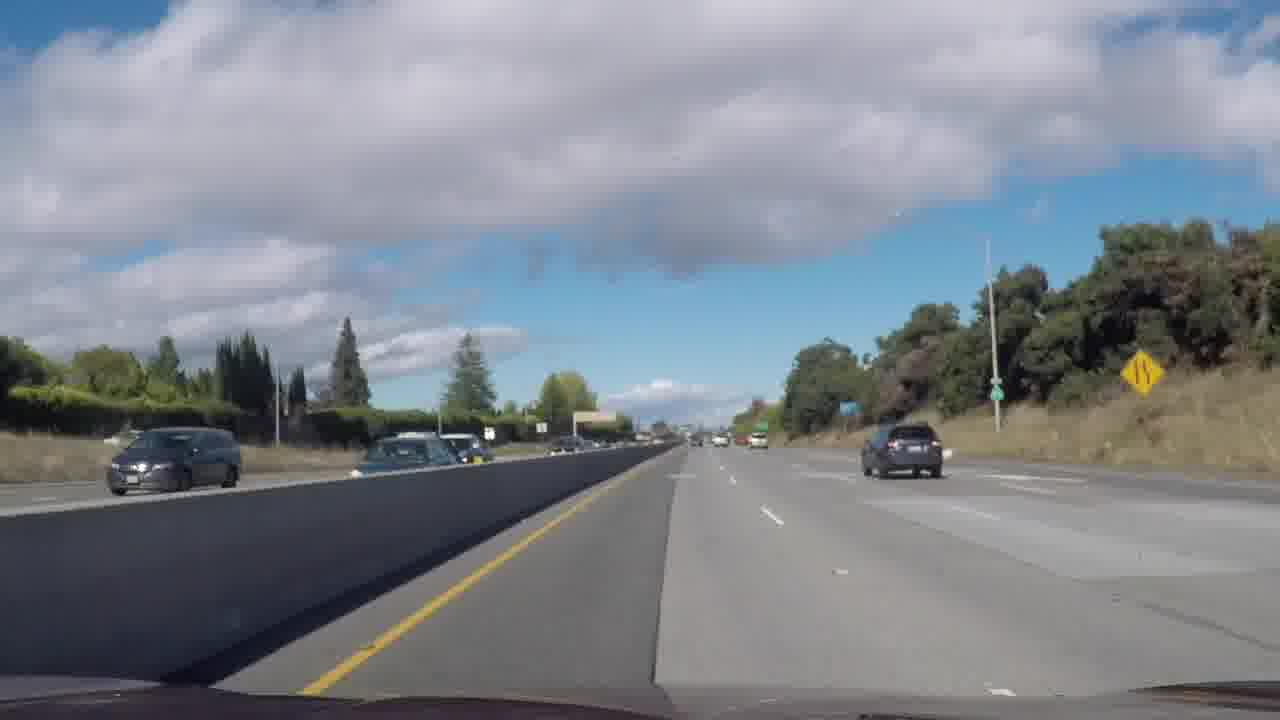
#> input picture test_images2/frame0312.jpg, 1280 x 720 px
$ python warp2.py
#> lines starting #> are read from the running program, lines starting #| are printed output that depends on the picture; after the words box and inside, x2 and y2 are one past the last pixel; in counts of white or black regions, pixels touching at a corner belong together; long printed decimals are rounded
import matplotlib
import matplotlib.pyplot as plt
import matplotlib.image as mpimg
import matplotlib.gridspec as gridspec
import cv2
import numpy as np
import pickle as pickle
import glob
import math

ORIGINAL_SIZE = 1280, 720
WARPED_SIZE = 500, 600

imgs = ["test_images2/frame0312.jpg"]
#imgs = ["test_images2/straight_lines1.jpg"]
img = mpimg.imread(imgs[0])
#> img is the input picture: shape (720, 1280, 3); mean R, G, B 127.4, 133.1, 141.2

# Get a new ROI for image, on which we apply Hough Transform.
# y=425 the upper bound (original_size[0] - 295).
# y=665 the lower bound (original_size[1] - 55).
# Make a triangle shape to identify lines that go off into vanishing point.
# MAKE NOTE THAT YOU ALWAYS DO WIDTH (X) THEN HEIGHT (Y).
roi_points = np.array([[300, ORIGINAL_SIZE[1] - 55],
                       [ORIGINAL_SIZE[0] - 300, ORIGINAL_SIZE[1] - 55],
                       [ORIGINAL_SIZE[0] // 2, ORIGINAL_SIZE[1] - 295]])
roi = np.zeros((720, 1280), np.uint8) # uint8 good for 0-255 so good for small numbers like colors
cv2.fillPoly(roi, [roi_points], 1)
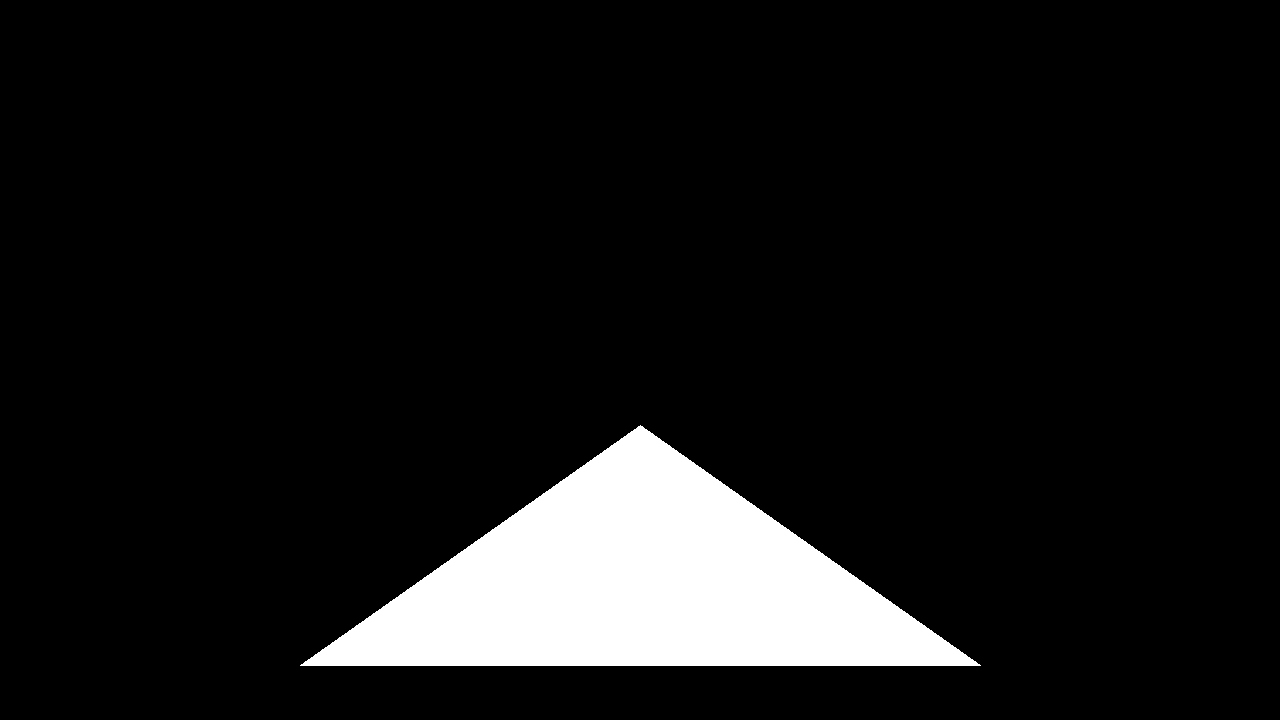
#> roi: shape (720, 1280); values 0 (black) and 1 (white), 8.9% white; 1 white region, box (x1, y1, x2, y2) and area: (300, 425, 981, 666) 82281

# Employing Gaussian Blur
img = cv2.GaussianBlur(img,(3,3),2)

#img = cv2.addWeighted(img, 2.3, np.zeros(img.shape, img.dtype), 0, 4)
#plt.imshow(img)
#plt.show()

# Might need to skip horizontal lines when doing HoughLine

# Canny + Hough Lines
img_HLS = cv2.cvtColor(img, cv2.COLOR_BGR2HLS)
#> img_HLS: shape (720, 1280, 3); mean of channels 0, 1, 2 65.3, 134.5, 32.9
_h_channel = img_HLS[:, :, 0]
_l_channel  = img_HLS[:, :, 1]
_s_channel = img_HLS[:, :, 2]
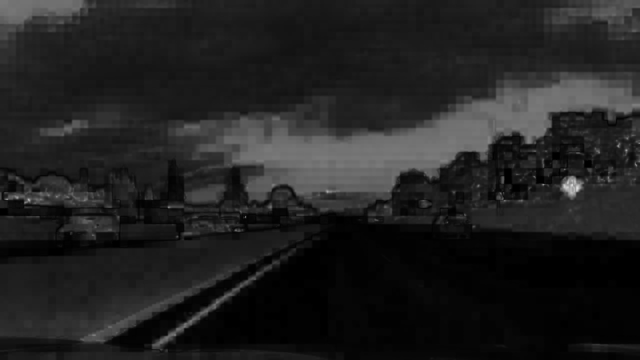
#> _s_channel: shape (720, 1280) (shown at 1/2 size); min 0, max 255, mean 32.9

# [5 lines of commented-out code are left out]

_l_channel = cv2.equalizeHist(_l_channel)
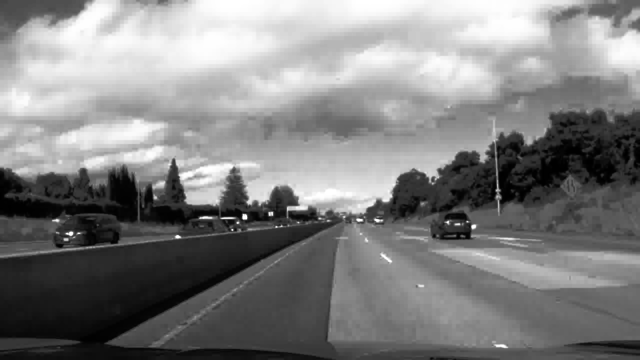
#> _l_channel: shape (720, 1280) (shown at 1/2 size); min 0, max 255, mean 128.5

low_thresh = 100
high_thresh = 200
# Better to do Canny on lightness channel
edges = cv2.Canny(_l_channel, high_thresh, low_thresh)
#> edges: shape (720, 1280); 1.1% white in thin lines or dots
new_img = cv2.bitwise_and(edges, edges, mask=roi)
#> new_img: shape (720, 1280); 0.1% white in thin lines or dots, all inside (x1, y1, x2, y2) = (388, 426, 848, 666)
plt.imshow(new_img)
plt.show()
lines = cv2.HoughLinesP(new_img, 2, np.pi/180, 30, None, 180, 120)
#> lines = [[474, 545, 672, 448], [656, 657, 678, 474], [435, 570, 661, 440], [471, 581, 663, 442], [640, 426, 847, 571]]

Lhs = np.zeros((2, 2), dtype = np.float32)
Rhs = np.zeros((2, 1), dtype = np.float32)
x_max = 0
x_min = 2555
left_av = []
right_av = []
for line in lines:
    for x1, y1, x2, y2 in line:
        # Find the norm (the distances between the two points)
        normal = np.array([[-(y2-y1)], [x2-x1]], dtype = np.float32) # question about this implementation
        normal = normal / np.linalg.norm(normal)
        pt = np.array([[x1], [y1]], dtype = np.float32)
        outer = np.matmul(normal, normal.T)

        Lhs += outer
        Rhs += np.matmul(outer, pt) #use matmul for matrix multiply and not dot product

        # Average out the lines
        slope = (y2 - y1) / (x2 - x1)
        intercept = y1 - (slope * x1)
        if abs(slope) > 5:
            pass
        elif slope > 0:
            right_av.append([slope, intercept])
            cv2.line(img, (x1, y1), (x2, y2), (255, 0, 0), thickness = 2)
        else:
            left_av.append([slope, intercept])
            cv2.line(img, (x1, y1), (x2, y2), (0, 255, 0), thickness = 2)

        x_iter_max = max(x1, x2)
        x_iter_min = min(x1, x2)
        x_max = max(x_max, x_iter_max)
        x_min = min(x_min, x_iter_min)
#> this loop made 5 passes
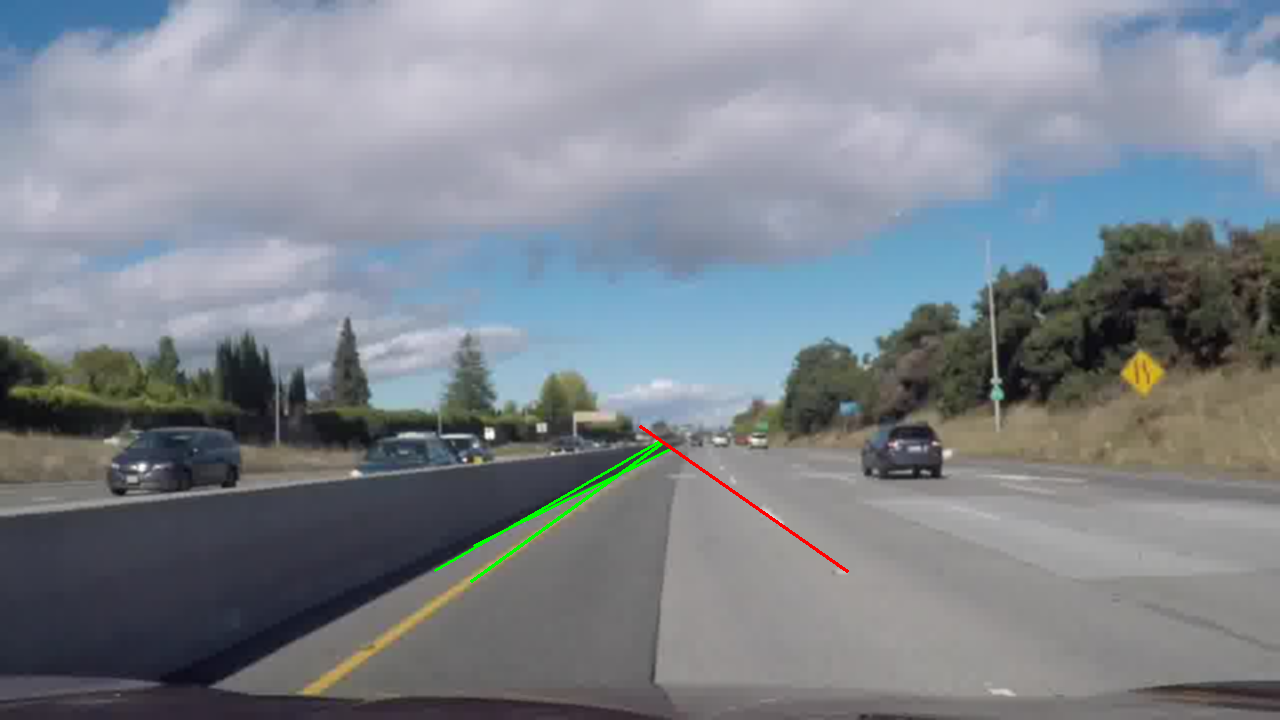
#> img: shape (720, 1280, 3); mean R, G, B 127.3, 133.3, 140.9
#> after the loop, Lhs = [[2.1, 0.951], [0.951, 2.9]]; Rhs = [1834.5, 1920.1]; left_av = [[-0.49, 777.2], [-0.575, 820.2], [-0.724, 922]]; right_av = [[0.7, -22.31]]
width = x_max - x_min
print('width : ', width)
# Calculate Vanishing Point
vp = np.matmul(np.linalg.inv(Lhs), Rhs)
#> vp = [673.4, 441.5]
vp = vp.flatten()

print('vp is : ', vp)
#| vp is :  [673.3646  441.476]
plt.plot(vp[0], vp[1], 'c^')

plt.imshow(img)
plt.show()
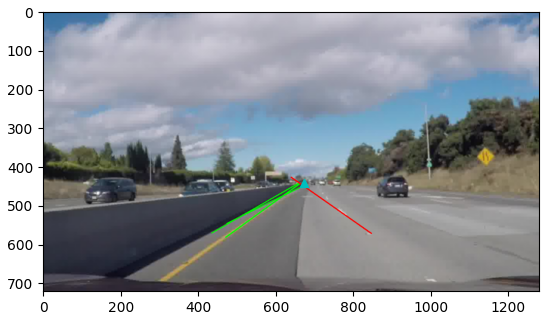
#> figure drawn by matplotlib, 1 panel

# Cont. Averaging Lines
left_fitted_av = np.average(left_av, axis=0)
#> left_fitted_av = [-0.596, 839.8]
right_fitted_av = np.average(right_av, axis=0)
#> right_fitted_av = [0.7, -22.31]

# Drawing up source points for perspective warps
def find_pt_inline(p1, p2, y):
    """
    Here we use point-slope formula in order to find a point that is present on the line
    that passes through our vanishing point (vp).
    input: points p1, p2, and y. They come is as tuples [x, y]
    We then use the point-slope formula: y - b = m(x - a)
    y: y-coordinate of desired point on the line
    x: x-coordinate of desired point on the line
    m: slope
    b: y-coordinate of p1
    a: x-coodrinate of p1
    x = p1x + (1/m)(y - p1y)
    """
    m_inv = (p2[0] - p1[0]) / float(p2[1] - p1[1])
    Δy = (y - p1[1])
    x = p1[0] + m_inv * Δy
    return [x, y]

top = vp[1] + 65
#> top = 506.5
bot = ORIGINAL_SIZE[1] - 55

#print(900*right_av[0][0] + right_av[0][1])
#cv2.line(img, (0, -38), (900, 1188), (0, 0, 255), 3)


# Cont. Averaging Lines
y1 = bot
y2 = top
#> y2 = 506.5
left_x1 = int((y1 - left_fitted_av[1]) / left_fitted_av[0])
#> left_x1 = 293
left_x2 = int((y2 - left_fitted_av[1]) / left_fitted_av[0])
#> left_x2 = 558
right_x1 = int((y1 - right_fitted_av[1]) / right_fitted_av[0])
#> right_x1 = 981
right_x2 = int((y2 - right_fitted_av[1]) / right_fitted_av[0])
#> right_x2 = 754
cv2.line(img, (left_x1, y1), (left_x2, int(y2)), (255, 0, 0), thickness = 2)
cv2.line(img, (right_x1, y1), (right_x2, int(y2)), (255, 0, 0), thickness = 2)

# Make a large width so that you can grab the lines on the challenge video
width = 300

p1 = [vp[0] - width/2, top]
#> p1 = [523.4, 506.5]
p2 = [vp[0] + width/2, top]
#> p2 = [823.4, 506.5]
p3 = find_pt_inline(p2, vp, bot)
#> in find_pt_inline, `m_inv = (p2[0] - p1[0]) / float(p2[1] - p1[1])`: m_inv = 2.31
#> in find_pt_inline, `Δy = (y - p1[1])`: Δy = 158.5
#> in find_pt_inline, `x = p1[0] + m_inv * Δy`: x = 1189.2
#> p3 = [1189.2, 665]
p4 = find_pt_inline(p1, vp, bot)
#> p4 = [157.5, 665]

src_pts = np.float32([p1, p2, p3, p4])
#> src_pts = [[523.4, 506.5], [823.4, 506.5], [1189.2, 665], [157.5, 665]]
src_pts = np.float32([[ 462.2556, 487.81726 ],
                      [ 812.2556, 487.81726 ],
                      [1289.286, 665.      ],
                      [ -14.774837, 665.      ]])

dst_pts = np.float32([[0, 0], [WARPED_SIZE[0], 0],
                       [WARPED_SIZE[0], WARPED_SIZE[1]],
                       [0, WARPED_SIZE[1]]])

# Draw Trapezoid
cv2.polylines(img, [src_pts.astype(np.int32)],True, (0,200,100), thickness=5)
plt.plot(p1[0], p1[1])
plt.plot(p2[0], p2[1])
plt.plot(p3[0], p3[1])
plt.plot(p4[0], p4[1])
plt.title('Trapezoid For Perspective Transform')

src_pts[0] += [-1, 1]
src_pts[1] += [1, 1]
M = cv2.getPerspectiveTransform(src_pts, dst_pts)
#> M = [[-0.218, -0.59, 389.2], [0, -1.94, 948.2], [-2.44e-19, -0.00236, 1]]
warped_img = cv2.warpPerspective(img, M, WARPED_SIZE)
f = warped_img
# M is what you will be using from now on.

# Next steps ...
# 1) Find mid-line between the two lane lines, serving as our reference line.
# 2) Warp and then hough for the reference line.
# 3) We already know the position of the current trajectory in warp (still just middle
#    of the image). Do some linear algebra to get distance in pixels.
# 4) Also still need to figure out pixel2meter.
#   a) Split project into 2: 1 for pixel2meter and 2 for running livestream

# Transform averaged points into warped coordinates.
# Endpoints for averaged lines
bot_left = np.array([left_x1, y1], dtype="float32")
#> bot_left = [293, 665]
top_left = np.array([left_x2, int(y2)], dtype="float32")
#> top_left = [558, 506]
bot_right = np.array([right_x1, y1], dtype="float32")
#> bot_right = [981, 665]
top_right = np.array([right_x2, int(y2)], dtype="float32")
#> top_right = [754, 506]

# Transforming above endpoints
bot_left = cv2.perspectiveTransform(np.array([[bot_left]]), M, WARPED_SIZE).squeeze()
#> bot_left = [118, 600]
top_left = cv2.perspectiveTransform(np.array([[top_left]]), M, WARPED_SIZE).squeeze()
#> top_left = [160.9, 171.5]
bot_right = cv2.perspectiveTransform(np.array([[bot_right]]), M, WARPED_SIZE).squeeze()
#> bot_right = [381.8, 600]
top_right = cv2.perspectiveTransform(np.array([[top_right]]), M, WARPED_SIZE).squeeze()
#> top_right = [381.2, 171.5]
cv2.line(f, bot_left.astype("int"), top_left.astype("int"), (0, 255, 0), 3)
cv2.line(f, bot_right.astype("int"), top_right.astype("int"), (0, 255, 0), 3)

mid_top = [int((top_left[0] + top_right[0]) / 2),
         int((top_left[1] + top_right[1]) / 2)]
#> mid_top = [271, 171]
mid_bot = [int((bot_left[0] + bot_right[0]) / 2),
         int((bot_left[1] + bot_right[1]) / 2)]
#> mid_bot = [249, 600]

# Drawing mid-line
cv2.line(f, mid_top, mid_bot, (0, 0, 255), 3)
# Add current car trajectory
traj_bot = [f.shape[1] // 2, 600]
traj_top = [f.shape[1] // 2, 0]
cv2.line(f,traj_bot, traj_top, (0, 0, 255), 3)
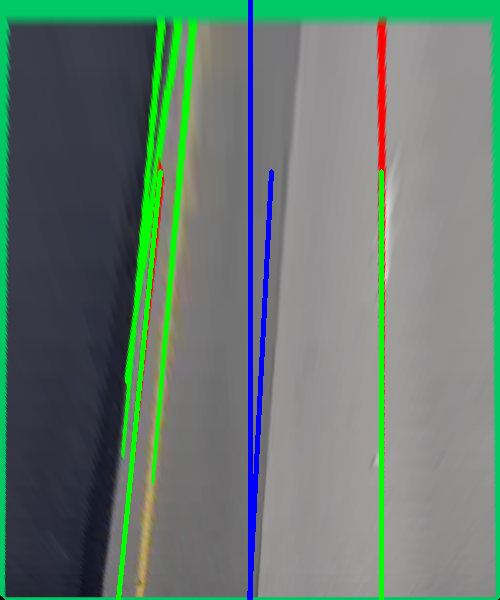
#> f: shape (600, 500, 3); mean R, G, B 102.1, 122.1, 112.3
x = traj_bot[0]
mid_slope = 0
if mid_top[0] - mid_bot[0] != 0:
    mid_slope = (mid_top[1] - mid_bot[1]) / (mid_top[0] - mid_bot[0])
#> mid_slope = -19.5
else:
    mid_slope = (mid_top[1] - mid_bot[1]) * 1000
mid_int = mid_top[1] - mid_top[0] * mid_slope
#> mid_int = 5455.5
y = x * mid_slope + mid_int
#> y = 580.5
P = np.array([x, y])
#> P = [250, 580.5]

# Calculating pixel distance between averaged line and trajectory line.
PA = np.array(traj_bot) - P
#> PA = [0, 19.5]
PB = np.array(mid_bot) - P
#> PB = [-1, 19.5]

PB_mag = np.linalg.norm(PB)
#> PB_mag = 19.53
PB_unit = PB / PB_mag
#> PB_unit = [-0.0512, 0.999]
A_parallel = np.dot(PA, PB_unit) * PB_unit
#> A_parallel = [-0.997, 19.45]
A_parallel_pt = A_parallel + P
#> A_parallel_pt = [249, 599.9]

# Find Intercept

cv2.line(f,traj_bot, A_parallel_pt.astype("int"), (0, 0, 255), 3)

plt.imshow(f)
plt.show()
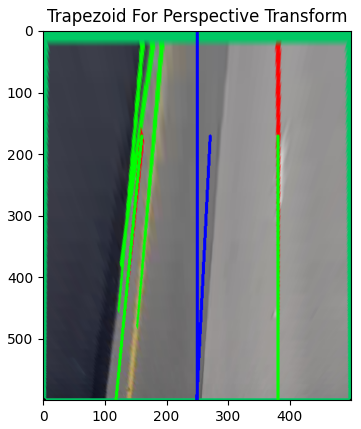
#> figure drawn by matplotlib, 1 panel

$ run again, with test_images2/frame0387.jpg copied over test_images2/frame0312.jpg
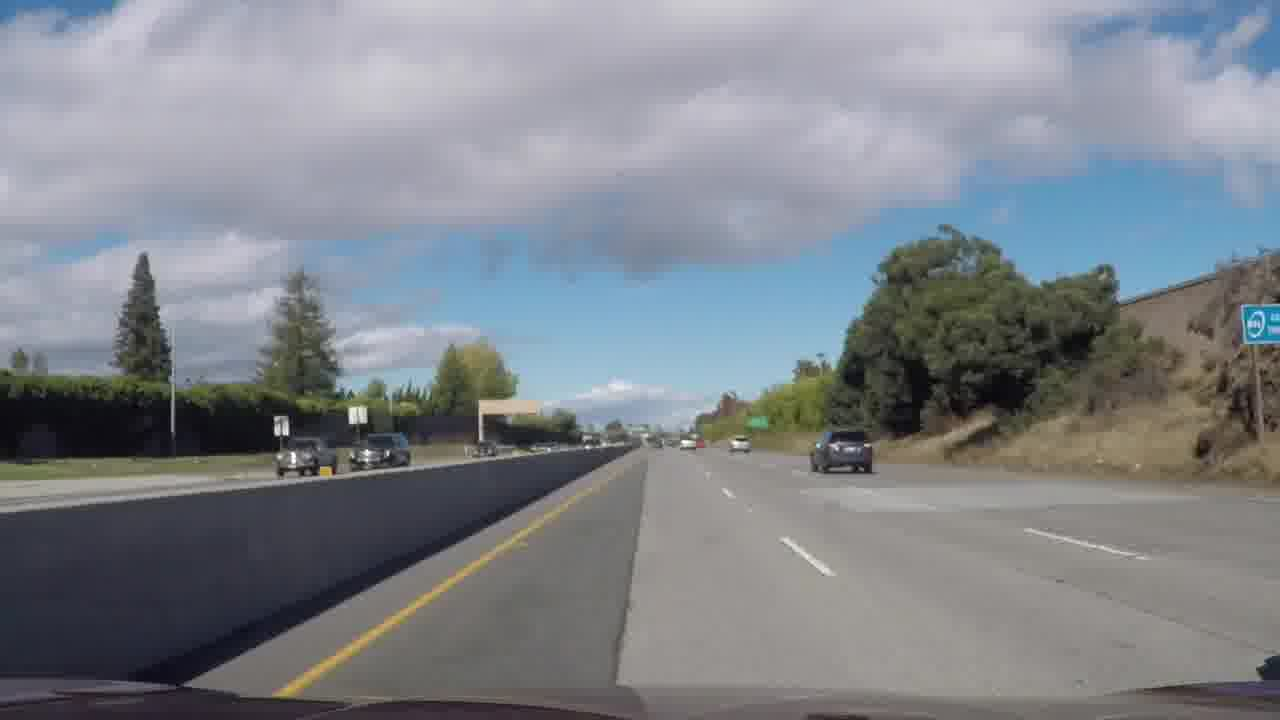
#> input picture test_images2/frame0387.jpg, 1280 x 720 px
#> img is the input picture: shape (720, 1280, 3); mean R, G, B 127.7, 132.4, 138.9
#> roi: shape (720, 1280); values 0 (black) and 1 (white), 8.9% white; 1 white region, box (x1, y1, x2, y2) and area: (300, 425, 981, 666) 82281
#> img_HLS: shape (720, 1280, 3); mean of channels 0, 1, 2 74.3, 133.5, 32.1
#> edges: shape (720, 1280); 1.1% white in thin lines or dots
#> new_img: shape (720, 1280); 0.1% white in thin lines or dots, all inside (x1, y1, x2, y2) = (333, 427, 837, 662)
#> lines = [[333, 656, 520, 535], [639, 430, 829, 568], [635, 430, 828, 575], [335, 661, 639, 448], [338, 658, 520, 531], [642, 427, 834, 572], [640, 427, 835, 574]]
#> the loop `for line in lines:` made 7 passes
#> after the loop `for line in lines:`:
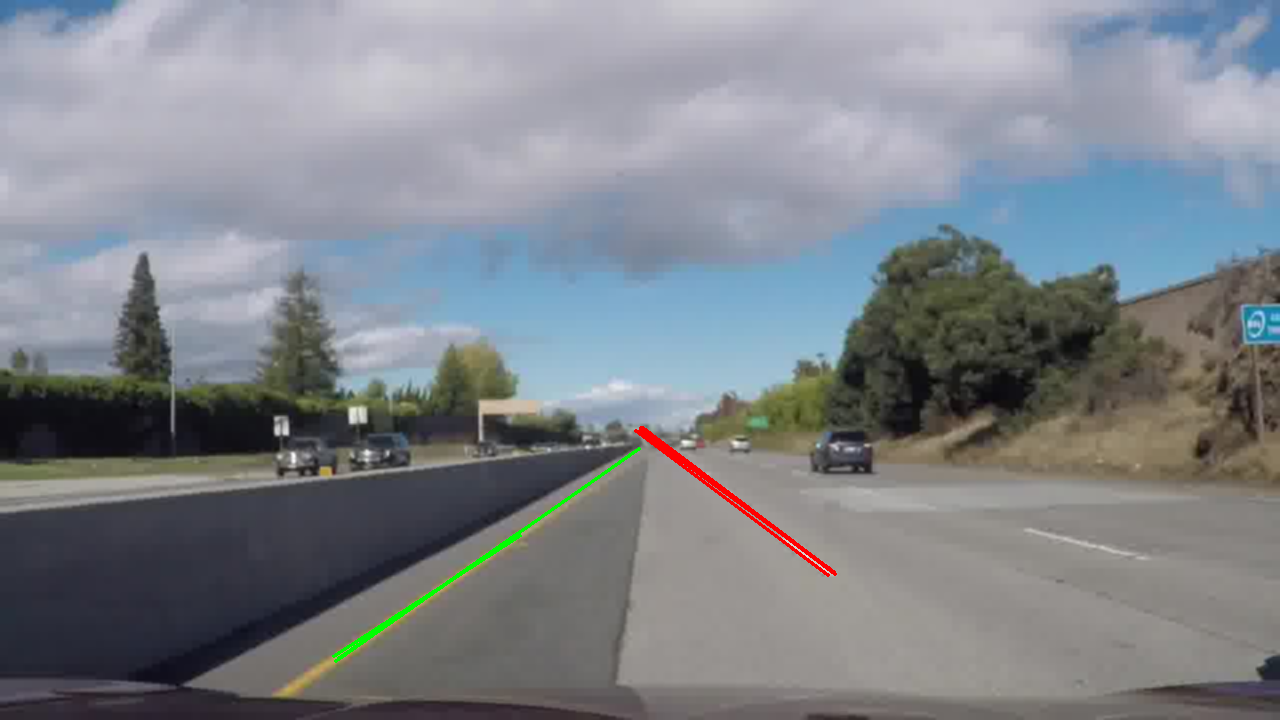
#> img: shape (720, 1280, 3); mean R, G, B 127.6, 132.2, 138.3
#> after the loop `for line in lines:`: Lhs = [[2.38, -0.522], [-0.522, 4.62]]; Rhs = [1331.2, 1691.6]; left_av = [[-0.647, 871.5], [-0.701, 895.7], [-0.698, 893.9]]; right_av = [[0.726, -34.12], [0.751, -47.07], [0.755, -57.84], [0.754, -55.46]]
#> vp = [655, 440.5]
#| vp is :  [654.9526 440.4822]
#> left_fitted_av = [-0.682, 887]
#> right_fitted_av = [0.747, -48.62]
#> top = 505.5
#> left_x1 = 325
#> left_x2 = 559
#> right_x1 = 955
#> right_x2 = 742
#> p1 = [505, 505.5]
#> p2 = [805, 505.5]
#> m_inv = 2.31
#> Δy = 159.5
#> in find_pt_inline, `x = p1[0] + m_inv * Δy`: x = 1173.1
#> p3 = [1173.1, 665]
#> p4 = [136.8, 665]
#> src_pts = [[505, 505.5], [805, 505.5], [1173.1, 665], [136.8, 665]]
#> M = [[-0.218, -0.59, 389.2], [0, -1.94, 948.2], [-2.44e-19, -0.00236, 1]]
#> `bot_left = np.array([left_x1, y1], dtype="float32")`: bot_left = [325, 665]
#> `top_left = np.array([left_x2, int(y2)], dtype="float32")`: top_left = [559, 505]
#> `bot_right = np.array([right_x1, y1], dtype="float32")`: bot_right = [955, 665]
#> `top_right = np.array([right_x2, int(y2)], dtype="float32")`: top_right = [742, 505]
#> `bot_left = cv2.perspectiveTransform(np.array([[bot_left]]), M, WARPED_..`: bot_left = [130.3, 600]
#> `top_left = cv2.perspectiveTransform(np.array([[top_left]]), M, WARPED_..`: top_left = [161, 163.5]
#> `bot_right = cv2.perspectiveTransform(np.array([[bot_right]]), M, WARPE..`: bot_right = [371.8, 600]
#> `top_right = cv2.perspectiveTransform(np.array([[top_right]]), M, WARPE..`: top_right = [369.2, 163.5]
#> mid_top = [265, 163]
#> mid_bot = [251, 600]
#> mid_slope = -31.21
#> mid_int = 8434.8
#> y = 631.2
#> P = [250, 631.2]
#> PA = [0, -31.21]
#> PB = [1, -31.21]
#> PB_mag = 31.23
#> PB_unit = [0.032, -0.999]
#> A_parallel = [0.999, -31.18]
#> A_parallel_pt = [251, 600]
#> `plt.show()`:
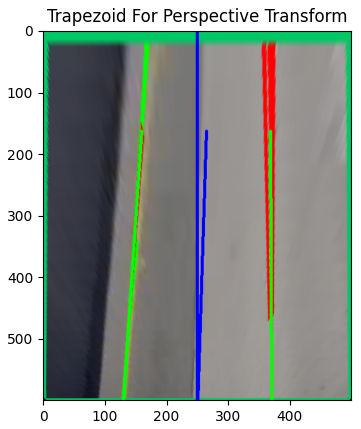
#> figure drawn by matplotlib, 1 panel
